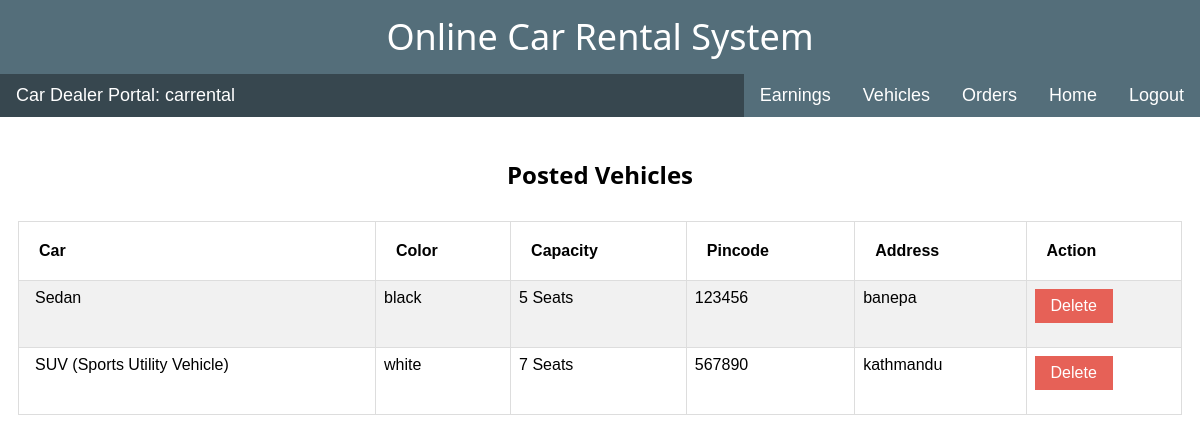
The page /car_dealer_portal/manage_vehicles/ (signed in) on the database its author committed.
### car_dealer_portal/models.py (models this page shows)
class Vehicles(models.Model):
    car_name = models.CharField(max_length = 20)
    color = models.CharField(max_length = 10)
    dealer = models.ForeignKey(CarDealer, on_delete = models.PROTECT)
    area = models.ForeignKey(Area, on_delete=models.SET_NULL, null = True)
    capacity = models.CharField(max_length = 2)
    is_available = models.BooleanField(default = True)
    description = models.CharField(max_length = 100)

class Area(models.Model):
    pincode = models.CharField(validators = [MinLengthValidator(6), MaxLengthValidator(6)],max_length = 6,unique=True)
    city = models.CharField(max_length = 20)

### car_dealer_portal/views.py (the view)
# urls.py: path('manage_vehicles/', views.manage_vehicles, name='manage_vehicles'),
@login_required
def manage_vehicles(request):
    username = request.user
    user = User.objects.get(username = username)
    car_dealer = CarDealer.objects.get(car_dealer = user)
    vehicle_list = []
    vehicles = Vehicles.objects.filter(dealer = car_dealer)
    for v in vehicles:
        vehicle_list.append(v)
    return render(request, 'car_dealer/manage.html', {'vehicle_list':vehicle_list})

### car_dealer_portal/templates/car_dealer/manage.html (shortened to what this page needs)
{% extends 'car_dealer/base.html' %}
{% block content %}
<div class="w3-bar w3-black w3-large">
  <div class="w3-bar-item w3-left w3-black">Car Dealer Portal: {{user.username}}</div>
  <a class="w3-bar-item w3-btn w3-teal w3-right" href="/car_dealer_portal/logout/">Logout</a>
  <a class="w3-bar-item w3-btn w3-teal w3-right " href="/car_dealer_portal/auth/">Home</a>
  <a class="w3-bar-item w3-btn w3-teal w3-right" href="/car_dealer_portal/order_list/">Orders</a>
  <a class="w3-bar-item w3-btn w3-teal w3-right" href="/car_dealer_portal/manage_vehicles/">Vehicles</a>
  <a class="w3-bar-item w3-btn w3-teal w3-right" href="/car_dealer_portal/history/">Earnings</a>
</div>
<h3 class="w3-center" style="padding-top:30"><b>Posted Vehicles</b></h3>
<div style="padding:18">
<table class="w3-table w3-striped w3-center">
  <tr>
    <th style="padding:20;">Car </th>
    <th style="padding:20;">Color </th>
    <th style="padding:20;">Capacity </th>
    <th style="padding:20;">Pincode </th>
    <th style="padding:20;">Address</th>
    <th style="padding:20;">Action</th>
  </tr>
  {% for vehicle in vehicle_list %}
  <tr>
      <td>{{vehicle.car_name}}</td>
      <td>{{vehicle.color}}</td>
      <td>{{vehicle.capacity}} Seats</td>
      <td>{{vehicle.area.pincode}}</td>
      <td>{{vehicle.area.city}}</td>
      <td><form action = "/car_dealer_portal/delete/" method="post">
        <input class="w3-btn w3-red" type="submit" value="Delete">
      </form></td>
  </tr>
{% endfor %}
</table>
</div>
{% endblock %}

### static/css/w3.css (style rules this page uses)
html { box-sizing: border-box; }
*, *:before, *:after { box-sizing: inherit; }
html { -ms-text-size-adjust: 100%; -webkit-text-size-adjust: 100%; }
body { margin: 0; }
a { background-color: transparent; -webkit-text-decoration-skip: objects; }
button, input, select, textarea { font: inherit; margin: 0; }
button, input { overflow: visible; }
button, html [type="button"], [type="reset"], [type="submit"] { -webkit-appearance: button; }
html, body { font-family: Verdana, sans-serif; font-size: 15px; line-height: 1.5; }
html { overflow-x: hidden; }
h3 { font-size: 24px; }
h1, h2, h3, h4, h5, h6 { font-family: "Segoe UI", Arial, sans-serif; font-weight: 400; margin: 10px 0; }
a { color: inherit; }
.w3-table, .w3-table-all { border: 1px solid #dddddd; border-collapse: collapse; border-spacing: 0; width: 100%; display: table; }
.w3-striped tbody tr:nth-child(even) { background-color: #f1f1f1; }
.w3-table td, .w3-table th, .w3-table-all td, .w3-table-all th { padding: 8px 8px; display: table-cell; text-align: left; vertical-align: top; border: 1px solid #dddddd; }
.w3-table th:first-child, .w3-table td:first-child, .w3-table-all th:first-child, .w3-table-all td:first-child { padding-left: 16px; }
.w3-btn, .w3-button { border: none; display: inline-block; padding: 8px 16px; vertical-align: middle; overflow: hidden; text-decoration: none; color: inherit; background-color: inherit; text-align: center; cursor: pointer; white-space: nowrap; }
.w3-btn, .w3-button { -webkit-touch-callout: none; -webkit-user-select: none; -khtml-user-select: none; -moz-user-select: none; -ms-user-select: none; user-select: none; }
.w3-bar { width: 100%; overflow: hidden; }
.w3-bar .w3-bar-item { padding: 8px 16px; float: left; width: auto; border: none; display: block; outline: 0; }
.w3-container:after, .w3-container:before, .w3-panel:after, .w3-panel:before, .w3-row:after, .w3-row:before, .w3-row-padding:after, .w3-row-padding:before, .w3-cell-row:before, .w3-cell-row:after, .w3-clear:after, .w3-clear:before, .w3-bar:before, .w3-bar:after { content: ""; display: table; clear: both; }
.w3-large { font-size: 18px !important; }
.w3-center { text-align: center !important; }
.w3-left { float: left !important; }
.w3-right { float: right !important; }
.w3-red, .w3-hover-red:hover { color: #fff !important; background-color: #e66157 !important; }
.w3-teal, .w3-hover-teal:hover { color: #fff !important; background-color: #546e7a !important; }
.w3-black, .w3-hover-black:hover { color: #fff !important; background-color: #37474f !important; }

### rows shown on the page
Vehicles: car_name "Sedan", color "black", capacity "5", area.pincode "123456", area.city "banepa"
Vehicles: car_name "SUV (Sports Utility Vehicle)", color "white", capacity "7", area.pincode "567890", area.city "kathmandu"

### other values the page prints
{{ user.username }} "carrental"
